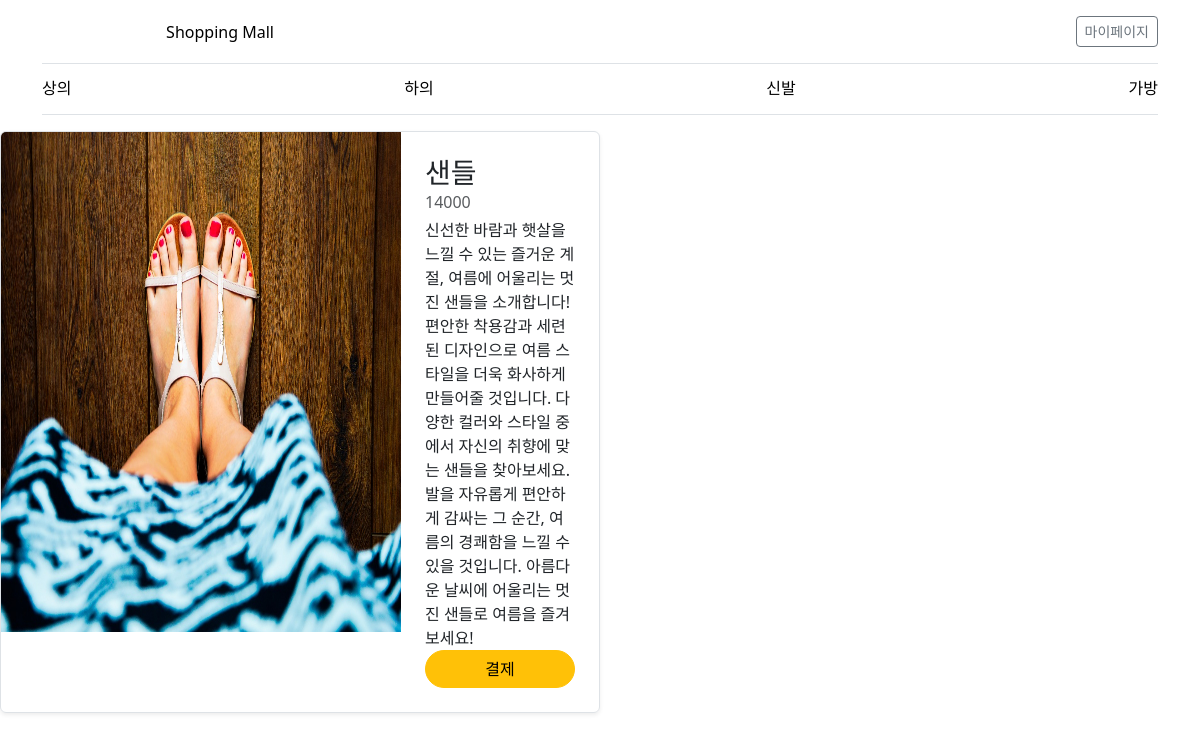
Screenshot of /shoes/2/ with the database file from the repository.
### shoes/models.py (models this page shows)
class Shoes(models.Model):
    subject = models.CharField(max_length=200)
    price = models.IntegerField()
    explain = models.CharField(max_length=500)
    img = models.ImageField(upload_to='photo/', default='photo/no_image.png')

### shoes/views.py (the view)
# urls.py: path('<int:shoes_id>/', views.detail, name='detail'),
def detail(request, shoes_id):
    shoes = Shoes.objects.get(id=shoes_id)
    context = {'shoes':shoes}
    return render(request, 'shoes/shoes_detail.html', context)

### templates/shoes/shoes_detail.html (shortened to what this page needs)
<link href="https://cdn.jsdelivr.net/npm/bootstrap@5.3.1/dist/css/bootstrap.min.css" rel="stylesheet">
<div class="container">
    <header class="border-bottom lh-1 py-3">
      <div class="row flex-nowrap justify-content-between align-items-center">
        <div class="col-4 text-center">
          <a class="blog-header-logo text-body-emphasis text-decoration-none" href="/top"><font style="vertical-align: inherit;"><font style="vertical-align: inherit;">Shopping Mall</font></font></a>
        </div>
        <div class="col-4 d-flex justify-content-end align-items-center">
          <a class="btn btn-sm btn-outline-secondary" href="/mypage"><font style="vertical-align: inherit;"><font style="vertical-align: inherit;">마이페이지</font></font></a>
        </div>
      </div>
    </header>
    <div class="nav-scroller py-1 mb-3 border-bottom">
        <nav class="nav nav-underline justify-content-between">
            <a class="nav-item nav-link link-body-emphasis" href="/top"><font style="vertical-align: inherit;"><font style="vertical-align: inherit;">상의</font></font></a>
            <a class="nav-item nav-link link-body-emphasis" href="/bottoms"><font style="vertical-align: inherit;"><font style="vertical-align: inherit;">하의</font></font></a>
            <a class="nav-item nav-link link-body-emphasis" href="/shoes"><font style="vertical-align: inherit;"><font style="vertical-align: inherit;">신발</font></font></a>
            <a class="nav-item nav-link link-body-emphasis" href="/bag"><font style="vertical-align: inherit;"><font style="vertical-align: inherit;">가방</font></font></a>
        </nav>
    </div>
  </div>
  <div class="col-md-6">
    <div class="row g-0 border rounded overflow-hidden flex-md-row mb-4 shadow-sm h-md-250 position-relative">
        <div class="col-auto d-none d-lg-block">
            <img src="{{ shoes.img.url }}" width="400dp" height="500dp">
        </div>
        <div class="col p-4 d-flex flex-column position-static">
            <h3 class="mb-0">{{ shoes.subject }}</h3>
            <div class="mb-1 text-body-secondary">{{ shoes.price }}</div>
            <p class="card-text mb-auto">{{ shoes.explain }}</p>
            <button class="btn btn-warning rounded-pill px-3" onclick="window.location.href='{% url 'shoes:payment' shoes.id %}'">결제</button>
        </div>
    </div>
  </div>

### rows the page displays
Shoes: img (picture), subject "샌들", price "14000", explain "신선한 바람과 햇살을 느낄 수 있는 즐거운 계절, 여름에 어울리는 멋진 샌들을 소개합니다! 편안한 착용감과 세련된 디자인으로 여름 스타일을 더욱 화사하게 만들어줄 것입니다. 다양한 컬러와 스타일 중에서 자신의 취향에 맞는 샌들을 찾아보세요. 발을 자유롭게 편안하게 감싸는 그 순간, 여름의 경쾌함을 느낄 수 있을 것입니다. 아름다운 날씨에 어울리는 멋진 샌들로 여름을 즐겨보세요!"
